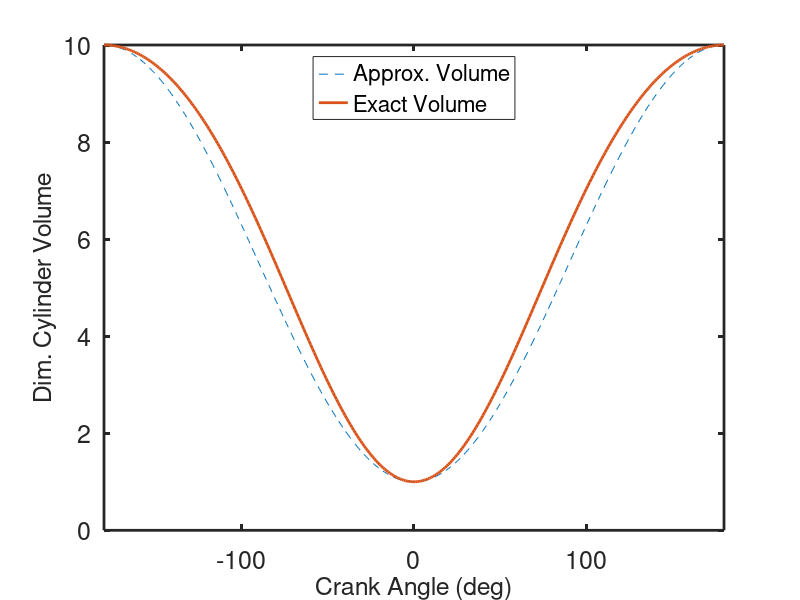

Recreate this plot in MATLAB.
function [ ]=Volume( )
clear();
r = 10; % compression ratio
s = 80; % stroke (cm)
len= 120; %connecting rod length (cm)
ep=s/(2*len);
theta=-180:1:180; %crankangle theta vector
ys1=(1-cosd(theta))/2; %approx y/s
ys2= ys1+ (1-(1- ep^2*sind(theta).^2).^(1/2))/(2*ep); %exact y/s
vol1 = 1+(r-1)*ys1; %approx volume
vol2= 1+(r-1)*ys2; % exact volume
%plot results
plot(theta,vol1,'--',theta,vol2,'-','linewidth',2);
set(gca,'Xlim',[-180 180],'Ylim',[0 r],'fontsize',18,'linewidth',2);
xlabel('Crank Angle (deg)','fontsize', 18);
ylabel('Dim. Cylinder Volume','fontsize', 18);
legend('Approx. Volume', 'Exact Volume','Location', 'North');
end
